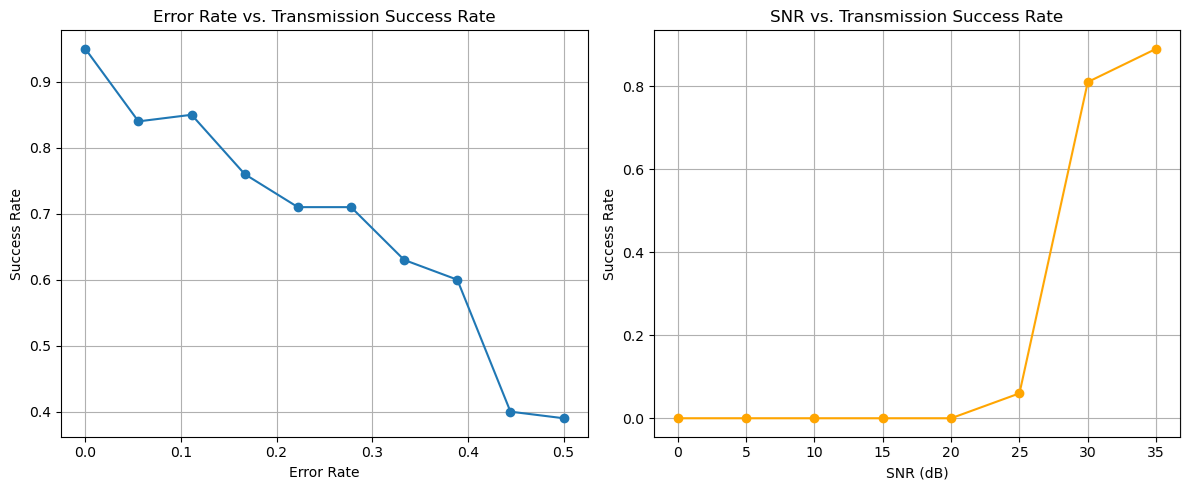

This figure's Python source:
from Crypto.Cipher import AES
from secrets import token_bytes
import random
import time
import numpy as np
import matplotlib.pyplot as plt

# Key generation 
key = token_bytes(16)

def encrypt(msg):
    cipher = AES.new(key, AES.MODE_EAX)
    nonce = cipher.nonce    
    ciphertext, tag = cipher.encrypt_and_digest(msg.encode('ascii'))
    return nonce, ciphertext, tag

def decrypt(nonce, ciphertext, tag):
    cipher = AES.new(key, AES.MODE_EAX, nonce=nonce)
    plaintext = cipher.decrypt(ciphertext)
    try:
        cipher.verify(tag)
        return plaintext.decode('ascii')
    except ValueError:
        return False

def awgn_channel(signal, snr_dB):
    """ Simulate an AWGN channel by adding noise to the signal. """
    snr = 10 ** (snr_dB / 10)  # Convert dB to a linear scale
    signal_power = np.mean(np.abs(signal)**2)  # Calculate signal power
    noise_power = signal_power / snr  # Calculate noise power
    noise = np.random.normal(0, np.sqrt(noise_power), signal.shape)  # Generate Gaussian noise
    return signal + noise.astype(np.uint8)  # Add noise to the signal and return

def transmit(nonce, ciphertext, tag, error_rate=0, jam_steps=[], snr_dB=30):
    """ Simulate transmission, with a chance of introducing errors and jamming. """
    current_time = int(time.time() * 100)  # Get current time in milliseconds
    frequency = get_frequency(current_time)

    if current_time % 100 in jam_steps:  # Check if the current time step is jammed
        return nonce, b'\x00' * len(ciphertext), tag, 0  # Transmit zeroed ciphertext if jammed
    
    # Add noise to the ciphertext using AWGN channel model
    noisy_ciphertext = awgn_channel(np.frombuffer(ciphertext, dtype=np.uint8), snr_dB)
    
    # Track errors introduced during transmission
    errors = 0
    if random.random() < error_rate:
        # Introduce a simple error (e.g., corrupt the noisy ciphertext)
        corrupted_ciphertext = bytearray(noisy_ciphertext)
        corrupted_byte_index = random.randint(0, len(corrupted_ciphertext) - 1)
        corrupted_ciphertext[corrupted_byte_index] ^= 0xFF  # Flip a random byte
        errors += 1  # Count the error
        return nonce, bytes(corrupted_ciphertext), tag, errors
    
    return nonce, bytes(noisy_ciphertext), tag, errors

def get_frequency(current_time):
    """ Simulate frequency hopping based on time. """
    frequencies = [2.4, 2.45, 2.5, 2.55]  # List of possible frequencies (in GHz)
    return frequencies[(current_time // 100) % len(frequencies)]  # Select frequency based on time step

def receive(nonce, ciphertext, tag):
    """ Simulate receiving the message and attempting decryption. """
    return decrypt(nonce, ciphertext, tag)

# Directly input the message string
msg = "Encrypting messages using AES"

# Performance metrics collection
success_rates = []
error_rates = np.linspace(0, 0.5, 10)  # Varying error rates from 0% to 50%
snr_values = np.arange(0, 40, 5)  # Varying SNR from 0 to 100 dB
jam_steps = [0, 1, 2, 5, 6, 8, 10]  # Specify the time steps when jamming occurs
num_trials = 100  # Number of trials for each error rate

# Evaluate transmission success rates across different error rates
for error_rate in error_rates:
    successful_transmissions = 0
    total_errors = 0
    for _ in range(num_trials):
        if msg:
            nonce, ciphertext, tag = encrypt(msg)
            nonce_transmitted, ciphertext_transmitted, tag_transmitted, errors = transmit(nonce, ciphertext, tag, error_rate, jam_steps, snr_dB=30)
            plaintext = receive(nonce_transmitted, ciphertext_transmitted, tag_transmitted)
            total_errors += errors
            if plaintext:  # Count successful decryptions
                successful_transmissions += 1
    success_rates.append(successful_transmissions / num_trials)

# Plot Error Rate vs. Transmission Success Rate
plt.figure(figsize=(12, 5))
plt.subplot(1, 2, 1)
plt.plot(error_rates, success_rates, marker='o')
plt.title('Error Rate vs. Transmission Success Rate')
plt.xlabel('Error Rate')
plt.ylabel('Success Rate')
plt.grid()

# Evaluate transmission success rates across different SNR values
success_rates_snr = []
for snr in snr_values:
    successful_transmissions = 0
    total_errors = 0
    for _ in range(num_trials):
        if msg:
            nonce, ciphertext, tag = encrypt(msg)
            nonce_transmitted, ciphertext_transmitted, tag_transmitted, errors = transmit(nonce, ciphertext, tag, error_rate=0.1, jam_steps=jam_steps, snr_dB=snr)
            plaintext = receive(nonce_transmitted, ciphertext_transmitted, tag_transmitted)
            total_errors += errors
            if plaintext:  # Count successful decryptions
                successful_transmissions += 1
    success_rates_snr.append(successful_transmissions / num_trials)

# Plot SNR vs. Transmission Success Rate
plt.subplot(1, 2, 2)
plt.plot(snr_values, success_rates_snr, marker='o', color='orange')
plt.title('SNR vs. Transmission Success Rate')
plt.xlabel('SNR (dB)')
plt.ylabel('Success Rate')
plt.grid()

plt.tight_layout()
plt.show()

# Print messages and errors
print(f'Plaintext: {msg}')
print(f'Encrypted ciphertext (hex): {ciphertext.hex()}')
print(f'Decrypted Plaintext (after last trial): {plaintext}')
print(f'Total errors encountered during the last transmission: {total_errors}')
